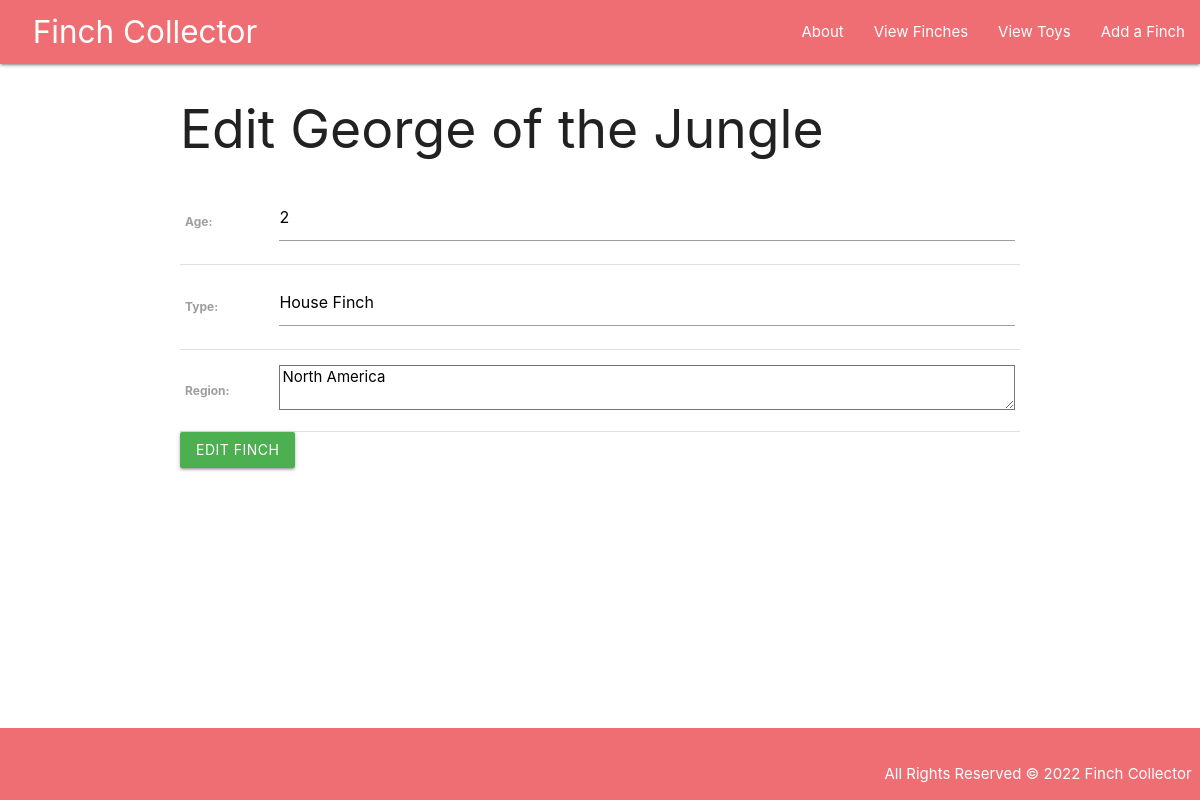
The app's page /finches/1/update/, older data.
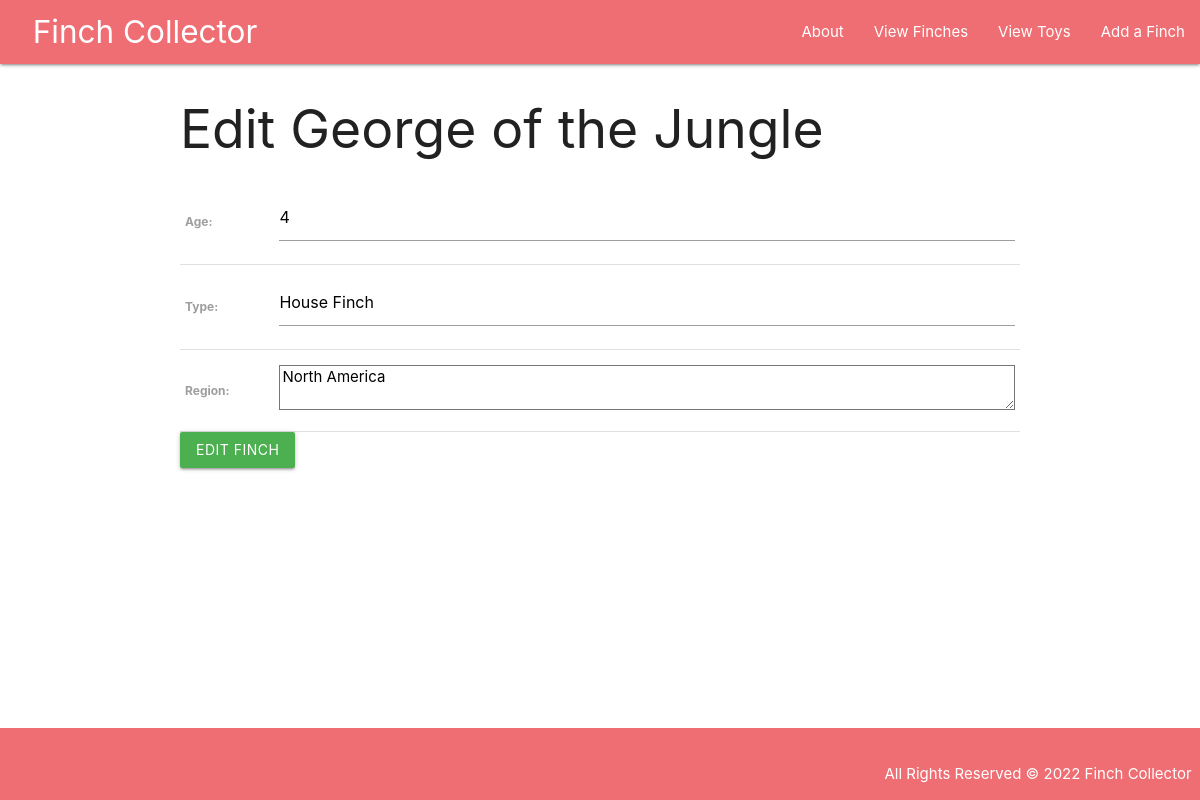
The same page, newer data.
### main_app/models.py (models this page shows, shortened)
class Finch(models.Model):
  name = models.CharField(max_length=100)
  type = models.CharField(max_length=100)
  region = models.TextField(max_length=250)
  age = models.IntegerField()

### main_app/views.py (the view)
# urls.py: path('finches/<int:pk>/update/', views.FinchUpdate.as_view(), name='finch_update'),
class FinchUpdate(UpdateView):
  model = Finch
  fields = ('age', 'type', 'region')

### main_app/templates/main_app/finch_form.html (shortened to what this page needs)
{% extends 'base.html' %}
{% block content %}
{% if object %}
<h2>Edit {{object.name}}</h2>
{% else %}
<h2>Add a New Finch</h2>
{% endif%}
<form action="" method="POST">
  <table>
    {{ form.as_table }}
  </table>
  {% if object %}
  <input class="btn green" type="submit" value="Edit Finch">
  {% else %}
  <input class="btn green" type="submit" value="Add Finch">
  {% endif %}
</form>
{% endblock %}

Row changes from the older to the newer data that the page shows:
changed Finch "George of the Jungle": age "2" → "4"
